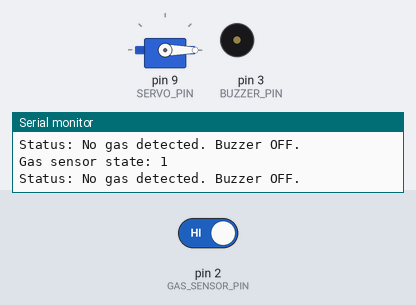
A sketch run on a simulated Arduino Uno, built with avr-gcc and run on an emulated ATmega328P. Shown: servo, buzzer (waves = sounding), the last lines printed to the serial monitor. The inputs (shaded band) are chosen by the test bench; at power-on: pin 2 (GAS_SENSOR_PIN) HIGH.

Above: at 5.8 s.
5.9 s: pin 2 (GAS_SENSOR_PIN) driven LOW
At 7.1 s:
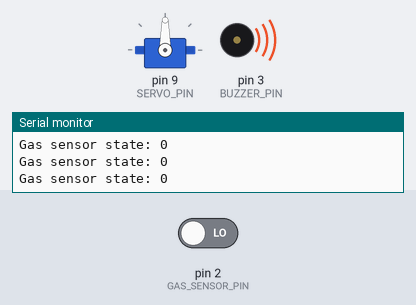
7.4 s: pin 2 (GAS_SENSOR_PIN) driven HIGH
At 8.5 s:
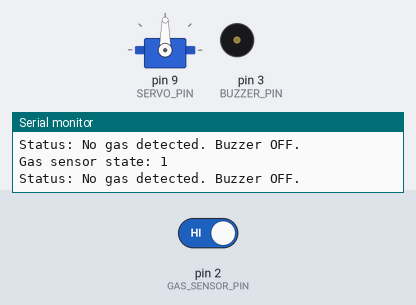
Timing chart, 0 to 10.4 s (numbered marks = the images above; inputs shaded):
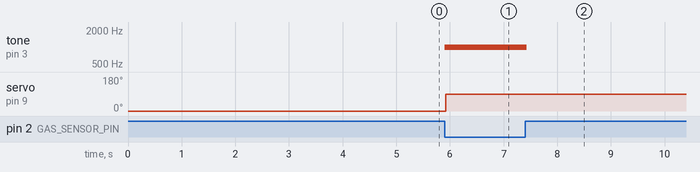

Measured:
- after the input at 5.9 s, tone on pin 3 (BUZZER_PIN): silent → 1000 Hz at once; servo on pin 9 (SERVO_PIN): 0° → 90° at once
- after the input at 7.4 s, tone on pin 3 (BUZZER_PIN): 1000 Hz → silent at once

The sketch:

Gas_Leakage_Automatic_Shutoff.ino
```cpp
#include <Servo.h>

// Pin configuration
#define GAS_SENSOR_PIN 2   // MQ-2 digital output (D0)
#define BUZZER_PIN 3      // Passive buzzer
#define SERVO_PIN 9       // Servo signal

Servo gasServo;

bool servoMoved = false;
unsigned long startTime;

void setup() {
  pinMode(GAS_SENSOR_PIN, INPUT);

  gasServo.attach(SERVO_PIN);
  gasServo.write(0);  // Initial servo position

  Serial.begin(9600);

  // Allow the MQ-2 sensor to stabilize after power-up.
  startTime = millis();
  Serial.println("System initializing... waiting for sensor to stabilize.");
}

void loop() {
  // Wait 5 seconds after power-up for sensor stabilization.
  if (millis() - startTime < 5000) {
    return;
  }

  int gasState = digitalRead(GAS_SENSOR_PIN);
  Serial.print("Gas sensor state: ");
  Serial.println(gasState);

  // MQ-2 D0 is LOW when gas is detected.
  if (gasState == LOW && !servoMoved) {
    tone(BUZZER_PIN, 1000);  // 1 kHz warning tone

    gasServo.write(90);      // Move servo to shut the regulator
    servoMoved = true;

    Serial.println("WARNING: Gas detected! Buzzer ON, servo moved to 90 degrees.");
  }
  else if (gasState == HIGH) {
    noTone(BUZZER_PIN);
    Serial.println("Status: No gas detected. Buzzer OFF.");
  }

  delay(100);
}
```
